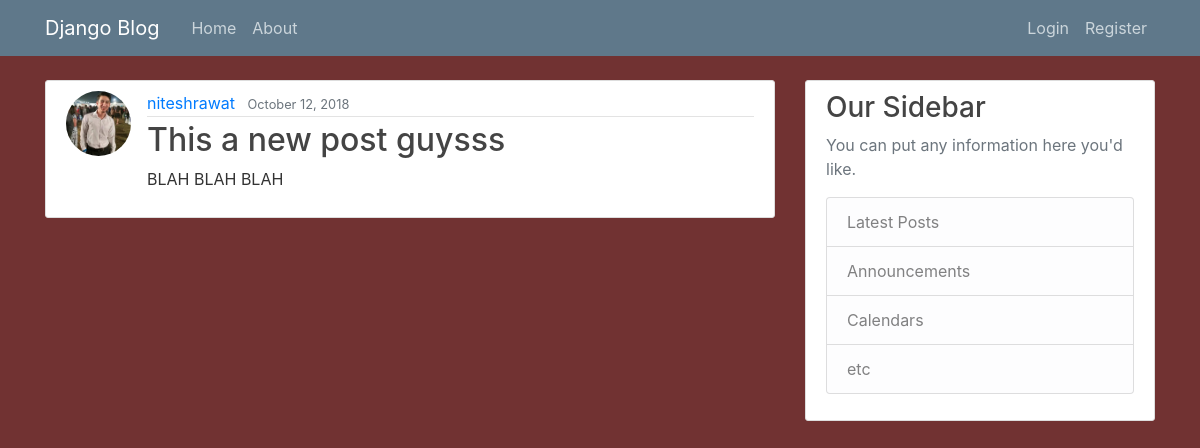
The page /post/30/ on the database its author committed.
### blog/models.py (models this page shows, shortened)
class Post(models.Model):
    title = models.CharField(max_length=100)
    content = models.TextField()
    date_posted = models.DateTimeField(default=timezone.now)
    author = models.ForeignKey(User, related_name='posts', on_delete=models.CASCADE)
    class Meta:
        verbose_name = _('Post')
        verbose_name_plural = _('Posts')

### users/models.py (models this page shows, shortened)
class Profile(models.Model):
    user = models.OneToOneField(User, on_delete=models.CASCADE)
    image = models.ImageField(default='default.jpg', upload_to='profile_pics')

### blog/views.py (the view)
# urls.py: path('post/<int:pk>/', PostDetailView.as_view(), name='post-detail'),
class PostDetailView(DetailView):
    model = Post

### blog/templates/blog/post_detail.html (shortened to what this page needs)
{% extends "blog/base.html" %}
{% block content %}
  <article class="media content-section">
    <img class="rounded-circle article-img" src="{{ object.author.profile.image.url }}">
    <div class="media-body">
      <div class="article-metadata">
        <a class="mr-2" href="{% url 'user-posts' object.author.username %}">{{ object.author }}</a>
        <small class="text-muted">{{ object.date_posted|date:"F d, Y" }}</small>
      </div>
      <h2 class="article-title">{{ object.title }}</h2>
      <p class="article-content">{{ object.content }}</p>
    </div>
  </article>
{% endblock content %}

### blog/static/blog/main.css (style rules this page uses)
body { background: #713232; color: #333333; margin-top: 5rem; }
h1, h2, h3, h4, h5, h6 { color: #444444; }
.content-section { background: #ffffff; padding: 10px 20px; border: 1px solid #dddddd; border-radius: 3px; margin-bottom: 20px; }
.article-title { color: #444444; }
.article-content { white-space: pre-line; }
.article-img { height: 65px; width: 65px; margin-right: 16px; }
.article-metadata { padding-bottom: 1px; margin-bottom: 4px; border-bottom: 1px solid #e3e3e3 }

### rows shown on the page
Post: author.profile.image (picture), author "niteshrawat", date_posted "October 12, 2018", title "This a new post guysss", content "BLAH BLAH BLAH"
